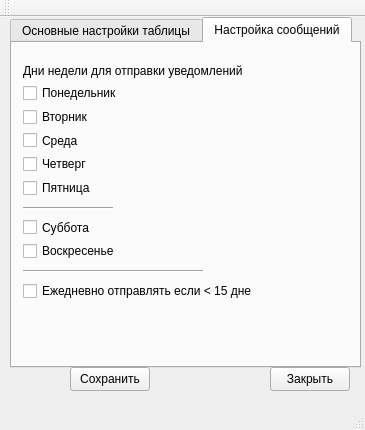
<?xml version="1.0" encoding="UTF-8"?>
<ui version="4.0">
 <class>GeneralParamClass</class>
 <widget class="QMainWindow" name="GeneralParamClass">
  <property name="geometry">
   <rect>
    <x>0</x>
    <y>0</y>
    <width>365</width>
    <height>430</height>
   </rect>
  </property>
  <property name="minimumSize">
   <size>
    <width>365</width>
    <height>430</height>
   </size>
  </property>
  <property name="maximumSize">
   <size>
    <width>365</width>
    <height>430</height>
   </size>
  </property>
  <property name="windowTitle">
   <string>Свойства</string>
  </property>
  <widget class="QWidget" name="centralWidget">
   <widget class="QTabWidget" name="tabWidget">
    <property name="geometry">
     <rect>
      <x>10</x>
      <y>0</y>
      <width>351</width>
      <height>351</height>
     </rect>
    </property>
    <property name="minimumSize">
     <size>
      <width>200</width>
      <height>200</height>
     </size>
    </property>
    <property name="baseSize">
     <size>
      <width>50</width>
      <height>0</height>
     </size>
    </property>
    <property name="currentIndex">
     <number>1</number>
    </property>
    <widget class="QWidget" name="tab_3">
     <attribute name="title">
      <string>Основные настройки таблицы</string>
     </attribute>
     <widget class="QWidget" name="layoutWidget_2">
      <property name="geometry">
       <rect>
        <x>10</x>
        <y>40</y>
        <width>331</width>
        <height>515</height>
       </rect>
      </property>
      <layout class="QFormLayout" name="formLayout_4">
       <property name="fieldGrowthPolicy">
        <enum>QFormLayout::ExpandingFieldsGrow</enum>
       </property>
       <property name="rowWrapPolicy">
        <enum>QFormLayout::WrapLongRows</enum>
       </property>
       <property name="verticalSpacing">
        <number>9</number>
       </property>
       <item row="0" column="0">
        <widget class="QLabel" name="label_19">
         <property name="text">
          <string>Название</string>
         </property>
        </widget>
       </item>
       <item row="0" column="1">
        <widget class="QLineEdit" name="nameLine">
         <property name="text">
          <string/>
         </property>
        </widget>
       </item>
       <item row="1" column="0">
        <widget class="QLabel" name="label_13">
         <property name="text">
          <string>Расположение</string>
         </property>
        </widget>
       </item>
       <item row="1" column="1">
        <widget class="QLineEdit" name="directoryLine">
         <property name="enabled">
          <bool>true</bool>
         </property>
         <property name="sizePolicy">
          <sizepolicy hsizetype="Expanding" vsizetype="Fixed">
           <horstretch>0</horstretch>
           <verstretch>0</verstretch>
          </sizepolicy>
         </property>
         <property name="toolTip">
          <string comment="123" extracomment="321"/>
         </property>
         <property name="whatsThis">
          <string/>
         </property>
         <property name="accessibleName">
          <string/>
         </property>
         <property name="accessibleDescription">
          <string/>
         </property>
         <property name="text">
          <string/>
         </property>
        </widget>
       </item>
       <item row="2" column="0">
        <widget class="QLabel" name="label_14">
         <property name="text">
          <string>Сроки</string>
         </property>
        </widget>
       </item>
       <item row="2" column="1">
        <widget class="QLineEdit" name="deadlineLine">
         <property name="text">
          <string/>
         </property>
        </widget>
       </item>
       <item row="3" column="0">
        <widget class="QLabel" name="label_15">
         <property name="text">
          <string>Время</string>
         </property>
        </widget>
       </item>
       <item row="3" column="1">
        <widget class="QLineEdit" name="timeLine">
         <property name="text">
          <string/>
         </property>
        </widget>
       </item>
       <item row="4" column="0">
        <widget class="QLabel" name="label_16">
         <property name="text">
          <string>Строка</string>
         </property>
        </widget>
       </item>
       <item row="4" column="1">
        <widget class="QLineEdit" name="rowLine">
         <property name="inputMask">
          <string/>
         </property>
         <property name="text">
          <string/>
         </property>
         <property name="echoMode">
          <enum>QLineEdit::Normal</enum>
         </property>
        </widget>
       </item>
       <item row="5" column="0">
        <widget class="QLabel" name="label_17">
         <property name="text">
          <string>Столбец</string>
         </property>
        </widget>
       </item>
       <item row="5" column="1">
        <widget class="QLineEdit" name="columnLine">
         <property name="text">
          <string/>
         </property>
        </widget>
       </item>
       <item row="6" column="0">
        <widget class="QLabel" name="label_18">
         <property name="text">
          <string>Telegram Id</string>
         </property>
        </widget>
       </item>
       <item row="6" column="1">
        <widget class="QLineEdit" name="telegramLine">
         <property name="text">
          <string/>
         </property>
        </widget>
       </item>
       <item row="7" column="0">
        <widget class="QLabel" name="label_20">
         <property name="text">
          <string>Лист</string>
         </property>
        </widget>
       </item>
       <item row="7" column="1">
        <widget class="QLineEdit" name="listLine">
         <property name="text">
          <string/>
         </property>
        </widget>
       </item>
       <item row="8" column="0">
        <widget class="QLabel" name="label_21">
         <property name="text">
          <string>Заголовок</string>
         </property>
        </widget>
       </item>
       <item row="8" column="1">
        <widget class="QLineEdit" name="rowHeadLine">
         <property name="text">
          <string/>
         </property>
        </widget>
       </item>
      </layout>
     </widget>
     <widget class="QCheckBox" name="checkBoxNameCounter">
      <property name="geometry">
       <rect>
        <x>10</x>
        <y>10</y>
        <width>171</width>
        <height>20</height>
       </rect>
      </property>
      <property name="text">
       <string>Название/имя как счётчик</string>
      </property>
     </widget>
    </widget>
    <widget class="QWidget" name="tab">
     <attribute name="title">
      <string>Настройка сообщений</string>
     </attribute>
     <widget class="QWidget" name="verticalLayoutWidget">
      <property name="geometry">
       <rect>
        <x>0</x>
        <y>10</y>
        <width>251</width>
        <height>258</height>
       </rect>
      </property>
      <layout class="QVBoxLayout" name="verticalLayout">
       <item>
        <widget class="QLabel" name="label">
         <property name="minimumSize">
          <size>
           <width>0</width>
           <height>0</height>
          </size>
         </property>
         <property name="text">
          <string>Дни недели для отправки уведомлений</string>
         </property>
        </widget>
       </item>
       <item>
        <widget class="QCheckBox" name="checkMon">
         <property name="text">
          <string>Понедельник</string>
         </property>
        </widget>
       </item>
       <item>
        <widget class="QCheckBox" name="checkTue">
         <property name="text">
          <string>Вторник</string>
         </property>
        </widget>
       </item>
       <item>
        <widget class="QCheckBox" name="checkWed">
         <property name="text">
          <string>Среда</string>
         </property>
        </widget>
       </item>
       <item>
        <widget class="QCheckBox" name="checkThurs">
         <property name="text">
          <string>Четверг</string>
         </property>
        </widget>
       </item>
       <item>
        <widget class="QCheckBox" name="checkFri">
         <property name="text">
          <string>Пятница</string>
         </property>
        </widget>
       </item>
       <item>
        <widget class="Line" name="line">
         <property name="minimumSize">
          <size>
           <width>0</width>
           <height>10</height>
          </size>
         </property>
         <property name="maximumSize">
          <size>
           <width>90</width>
           <height>16777215</height>
          </size>
         </property>
         <property name="orientation">
          <enum>Qt::Horizontal</enum>
         </property>
        </widget>
       </item>
       <item>
        <widget class="QCheckBox" name="checkSat">
         <property name="palette">
          <palette>
           <active>
            <colorrole role="WindowText">
             <brush brushstyle="SolidPattern">
              <color alpha="255">
               <red>255</red>
               <green>0</green>
               <blue>0</blue>
              </color>
             </brush>
            </colorrole>
           </active>
           <inactive>
            <colorrole role="WindowText">
             <brush brushstyle="SolidPattern">
              <color alpha="255">
               <red>0</red>
               <green>0</green>
               <blue>0</blue>
              </color>
             </brush>
            </colorrole>
           </inactive>
           <disabled>
            <colorrole role="WindowText">
             <brush brushstyle="SolidPattern">
              <color alpha="255">
               <red>120</red>
               <green>120</green>
               <blue>120</blue>
              </color>
             </brush>
            </colorrole>
           </disabled>
          </palette>
         </property>
         <property name="text">
          <string>Суббота</string>
         </property>
        </widget>
       </item>
       <item>
        <widget class="QCheckBox" name="checkSun">
         <property name="palette">
          <palette>
           <active>
            <colorrole role="WindowText">
             <brush brushstyle="SolidPattern">
              <color alpha="255">
               <red>255</red>
               <green>0</green>
               <blue>0</blue>
              </color>
             </brush>
            </colorrole>
           </active>
           <inactive>
            <colorrole role="WindowText">
             <brush brushstyle="SolidPattern">
              <color alpha="255">
               <red>0</red>
               <green>0</green>
               <blue>0</blue>
              </color>
             </brush>
            </colorrole>
           </inactive>
           <disabled>
            <colorrole role="WindowText">
             <brush brushstyle="SolidPattern">
              <color alpha="255">
               <red>120</red>
               <green>120</green>
               <blue>120</blue>
              </color>
             </brush>
            </colorrole>
           </disabled>
          </palette>
         </property>
         <property name="text">
          <string>Воскресенье</string>
         </property>
        </widget>
       </item>
       <item>
        <widget class="Line" name="line_2">
         <property name="minimumSize">
          <size>
           <width>0</width>
           <height>10</height>
          </size>
         </property>
         <property name="maximumSize">
          <size>
           <width>180</width>
           <height>16777215</height>
          </size>
         </property>
         <property name="orientation">
          <enum>Qt::Horizontal</enum>
         </property>
        </widget>
       </item>
       <item>
        <widget class="QCheckBox" name="checkSendCrit">
         <property name="text">
          <string>Ежедневно отправлять если &lt; 15 дней</string>
         </property>
        </widget>
       </item>
      </layout>
     </widget>
    </widget>
   </widget>
   <widget class="QPushButton" name="exitBtn">
    <property name="geometry">
     <rect>
      <x>270</x>
      <y>350</y>
      <width>80</width>
      <height>24</height>
     </rect>
    </property>
    <property name="text">
     <string>Закрыть</string>
    </property>
   </widget>
   <widget class="QPushButton" name="saveAllBtn">
    <property name="geometry">
     <rect>
      <x>70</x>
      <y>350</y>
      <width>80</width>
      <height>24</height>
     </rect>
    </property>
    <property name="text">
     <string>Сохранить</string>
    </property>
   </widget>
  </widget>
  <widget class="QMenuBar" name="menuBar">
   <property name="geometry">
    <rect>
     <x>0</x>
     <y>0</y>
     <width>365</width>
     <height>22</height>
    </rect>
   </property>
  </widget>
  <widget class="QToolBar" name="mainToolBar">
   <attribute name="toolBarArea">
    <enum>TopToolBarArea</enum>
   </attribute>
   <attribute name="toolBarBreak">
    <bool>false</bool>
   </attribute>
  </widget>
  <widget class="QStatusBar" name="statusBar"/>
 </widget>
 <layoutdefault spacing="6" margin="11"/>
 <resources/>
 <connections/>
</ui>
